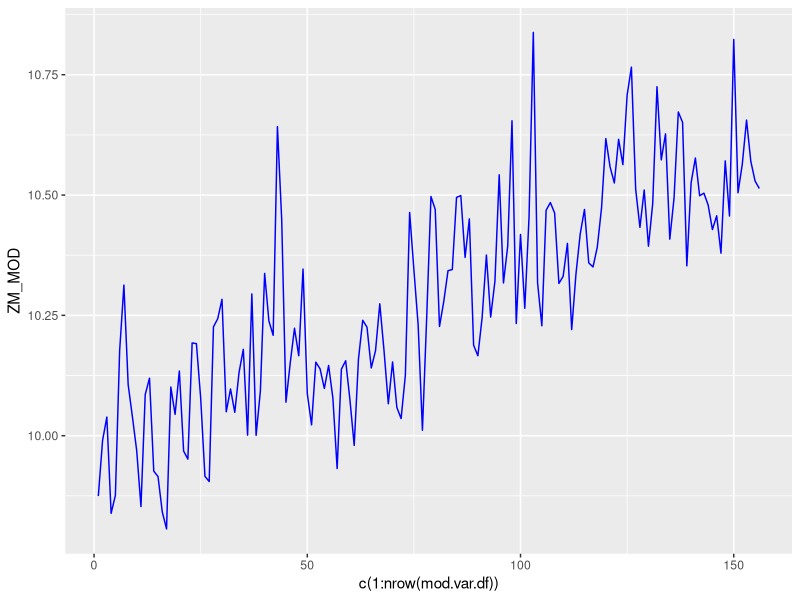
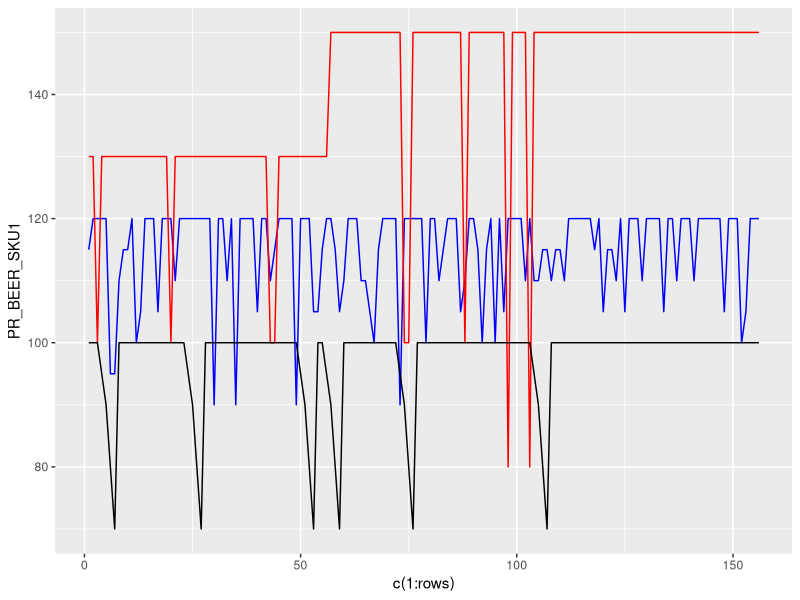
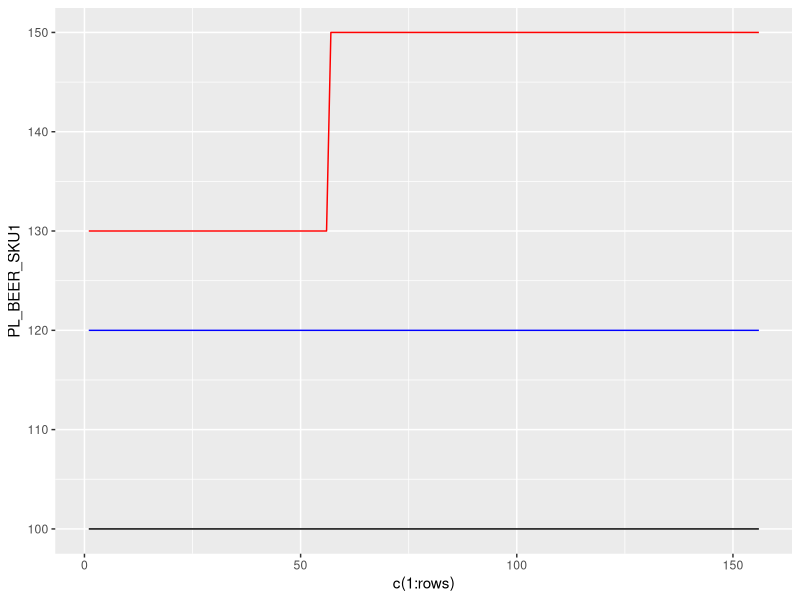

Reproduce these figures in R, in order.
library(tidyverse)
library(readxl)

data.df <- read_excel("data_processing.xlsx")



#### 1 - modeled variable #### 10 min 

mod.var.df <- data.df %>%
    select(Date, starts_with("VO_BEER")) %>%
    mutate(ZM_MOD = rowSums(.[,-1])) %>%
    mutate(ZM_MOD = log(ZM_MOD)) %>%
    select(Date, ZM_MOD)

ggplot(mod.var.df, aes(c(1:nrow(mod.var.df)), ZM_MOD)) +
    geom_line(color="blue") 



#### 2 - shelf price #### 15 min

price.shelf.1.df <- data.df %>%
    select(Date, starts_with("VO_BEER_SKU"), starts_with("VA_BEER_SKU")) %>%
    pivot_longer(names_to = "variable_name", c(2:ncol(.)))
    
price.shelf.2.df <- price.shelf.1.df %>%
    mutate(TYP = substr(variable_name, 1, 3),
           SKU = substr(variable_name, 4, nchar(variable_name))) %>%
    select(-variable_name) %>%
    pivot_wider(names_from = "TYP", values_from = "value")

price.shelf.3.df <- price.shelf.2.df %>%
    mutate(PR_ = VA_ / VO_)

price.shelf.4.df <- price.shelf.3.df %>%
    pivot_longer(names_to = "variable_name", c(3:ncol(.))) %>%
    mutate(variable_name = paste(variable_name, SKU, sep = "")) %>%
    select(-SKU) %>%
    pivot_wider(names_from = "variable_name", values_from = "value")


rows <- nrow(price.shelf.4.df)

ggplot(price.shelf.4.df, aes(c(1:rows), PR_BEER_SKU1)) +
    geom_line(color="blue") +
    geom_line(aes(c(1:rows), PR_BEER_SKU2), color="red") +
    geom_line(aes(c(1:rows), PR_BEER_SKU3), color="black")




#### longterm price #### 0 min

price.df <- price.shelf.4.df %>%
    select(Date, starts_with("PR"))

apply(price.df[,2:(ncol(price.df))], 2, median)
table(price.df$PR_BEER_SKU2)

price.longterm.df <- price.df %>%
    mutate(PL_BEER_SKU1 = 120,
           PL_BEER_SKU3 = 100,
           PL_BEER_SKU2 = c(rep(130, 56), rep(150, rows - 56))) %>%
    select(Date, starts_with("PL"))

ggplot(price.longterm.df, aes(c(1:rows), PL_BEER_SKU1)) +
    geom_line(color="blue") +
    geom_line(aes(c(1:rows), PL_BEER_SKU2), color="red") +
    geom_line(aes(c(1:rows), PL_BEER_SKU3), color="black")


